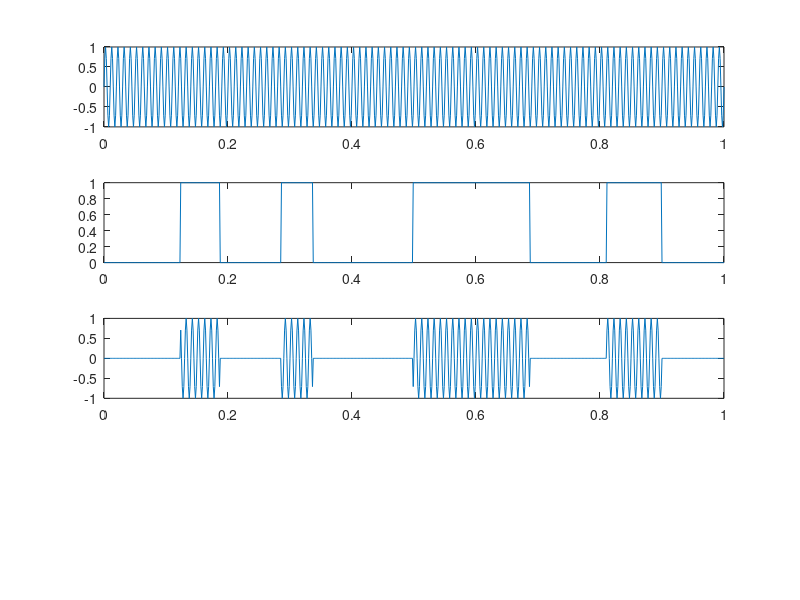

Here is the MATLAB script that generated this plot: (Note: this script raises an error after producing the figure.)
close all
clear

fc = 100;
fs = 8*fc;
t = 0:(1/fs):1;
ct = sin((2*pi*fc).*t);
subplot(4,1,1);
plot(t,ct);
mt = zeros(1,length(ct));
mt(100:150) = 1;
mt(230:270) = 1;
mt(400:550) = 1;
mt(650:720) = 1;
mt = round(mt);
subplot(4,1,2);
plot(t,mt);

st = mt.*ct;
subplot(4,1,3);
plot(t,st);

rt = abs(st);
rt = round(lowpass(rt, 20, fs));
subplot(4,1,4);
plot(t,rt);